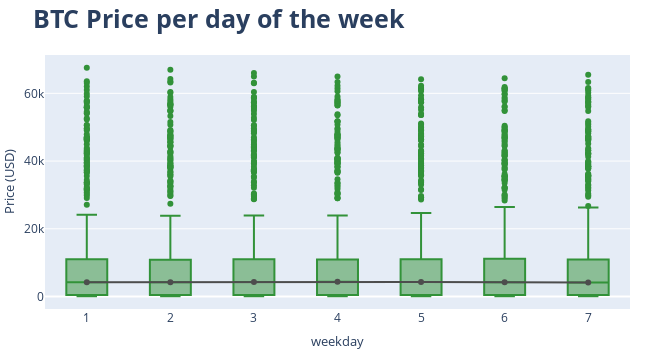

Notebook code for this chart:
### Code cell
# Boxplot chart for weekly seasonality
# ==============================================================================
# fig, ax = plt.subplots(figsize=(7, 3.5))
# data['weekday'] = data.index.day_of_week + 1
# data.boxplot(column='close', by='weekday', ax=ax)
# data.groupby('weekday')['close'].median().plot(style='o-', linewidth=0.8, ax=ax)
# ax.set_ylabel('Price (USD)')
# ax.set_title('BTC Price per day of the week');

data['weekday'] = data.index.day_of_week + 1

# fig 1 weekly boxplot
fig1 = px.box(data.sort_values('weekday'), x='weekday', y='close',
              color_discrete_sequence=[palette_btc['green']])

# fig 2 line with median data for each weekday
df_median = pd.DataFrame(data.groupby('weekday')['close'].median()).reset_index()
fig2 = px.line(df_median, x='weekday', y='close', markers=True,
               color_discrete_sequence=[palette_btc['gray']])

fig = go.Figure(data=fig1.data + fig2.data)

fig.update_layout(
    width       = 650,
    height      = 350,
    title       = dict(text='<b>BTC Price per day of the week</b>', font=dict(size=25)),
    yaxis_title = dict(text='Price (USD)', font=dict(size=13)),
    xaxis       = dict(tickmode='linear'),
    xaxis_title = dict(text='weekday', font=dict(size=13)),
    margin      = dict(l=0, r=20, t=55, b=20)
)

fig.show()

### Figure 1 — Plotly figure (JSON) as saved in the notebook; plotly's stock layout.template omitted (floating-point values rounded to 4 significant figures; data arrays with more than 128 entries replaced by an {"elided": "..."} marker saying what was removed)
{"data": [{"alignmentgroup": "True", "hovertemplate": "weekday=%{x}<br>close=%{y}<extra></extra>", "legendgroup": "", "marker": {"color": "#329239"}, "name": "", "notched": false, "offsetgroup": "", "orientation": "v", "showlegend": false, "type": "box", "x": {"elided": "3457 int values"}, "x0": " ", "xaxis": "x", "y": {"elided": "3457 float values"}, "y0": " ", "yaxis": "y"}, {"hovertemplate": "weekday=%{x}<br>close=%{y}<extra></extra>", "legendgroup": "", "line": {"color": "#4d4d4d", "dash": "solid"}, "marker": {"symbol": "circle"}, "mode": "markers+lines", "name": "", "orientation": "v", "showlegend": false, "type": "scatter", "x": [1, 2, 3, 4, 5, 6, 7], "xaxis": "x", "y": [4199.0, 4250.0, 4317.0, 4333.0, 4288.0, 4226.0, 4131.0], "yaxis": "y"}], "layout": {"height": 350, "margin": {"b": 20, "l": 0, "r": 20, "t": 55}, "title": {"font": {"size": 25}, "text": "<b>BTC Price per day of the week</b>"}, "width": 650, "xaxis": {"tickmode": "linear", "title": {"font": {"size": 13}, "text": "weekday"}}, "yaxis": {"title": {"font": {"size": 13}, "text": "Price (USD)"}}}}
